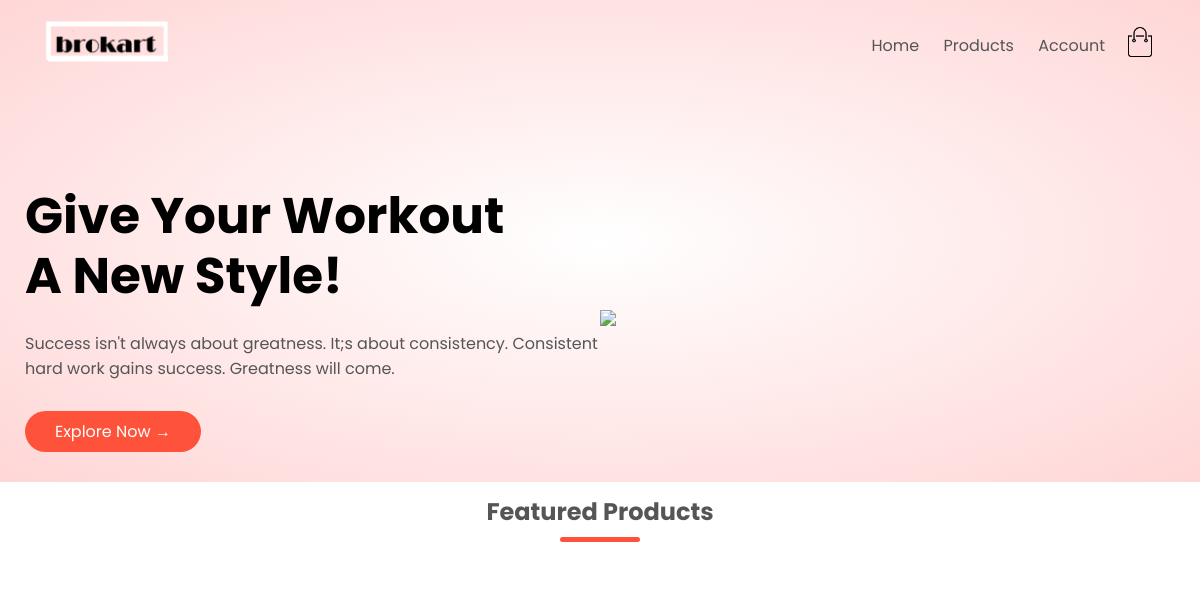
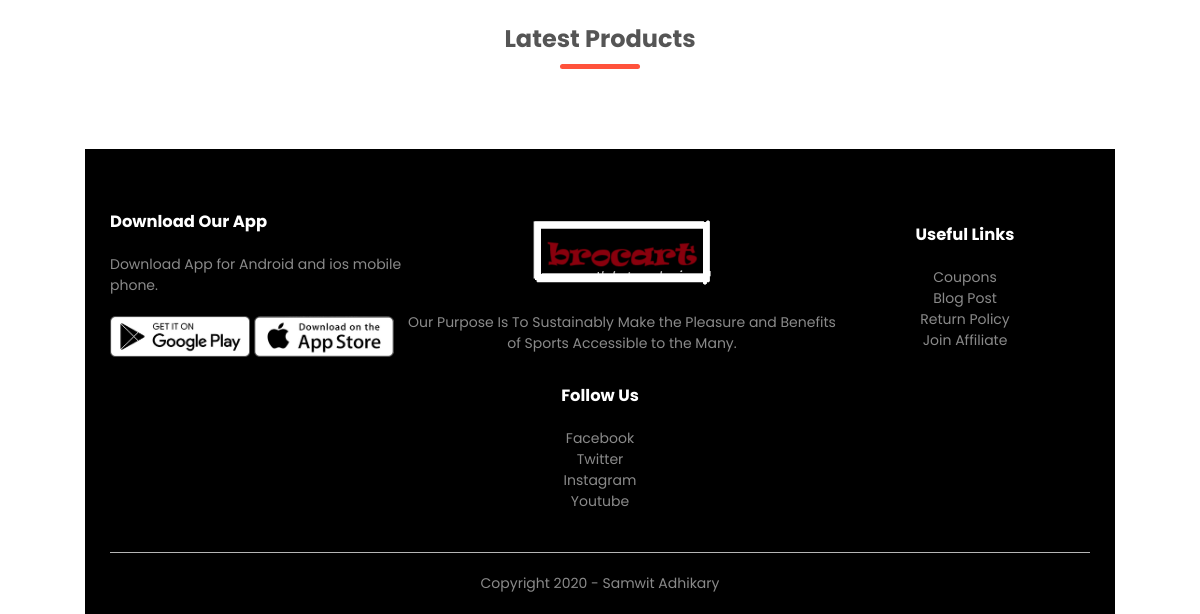
Before: / with the older database file (2 pictures, top to bottom).
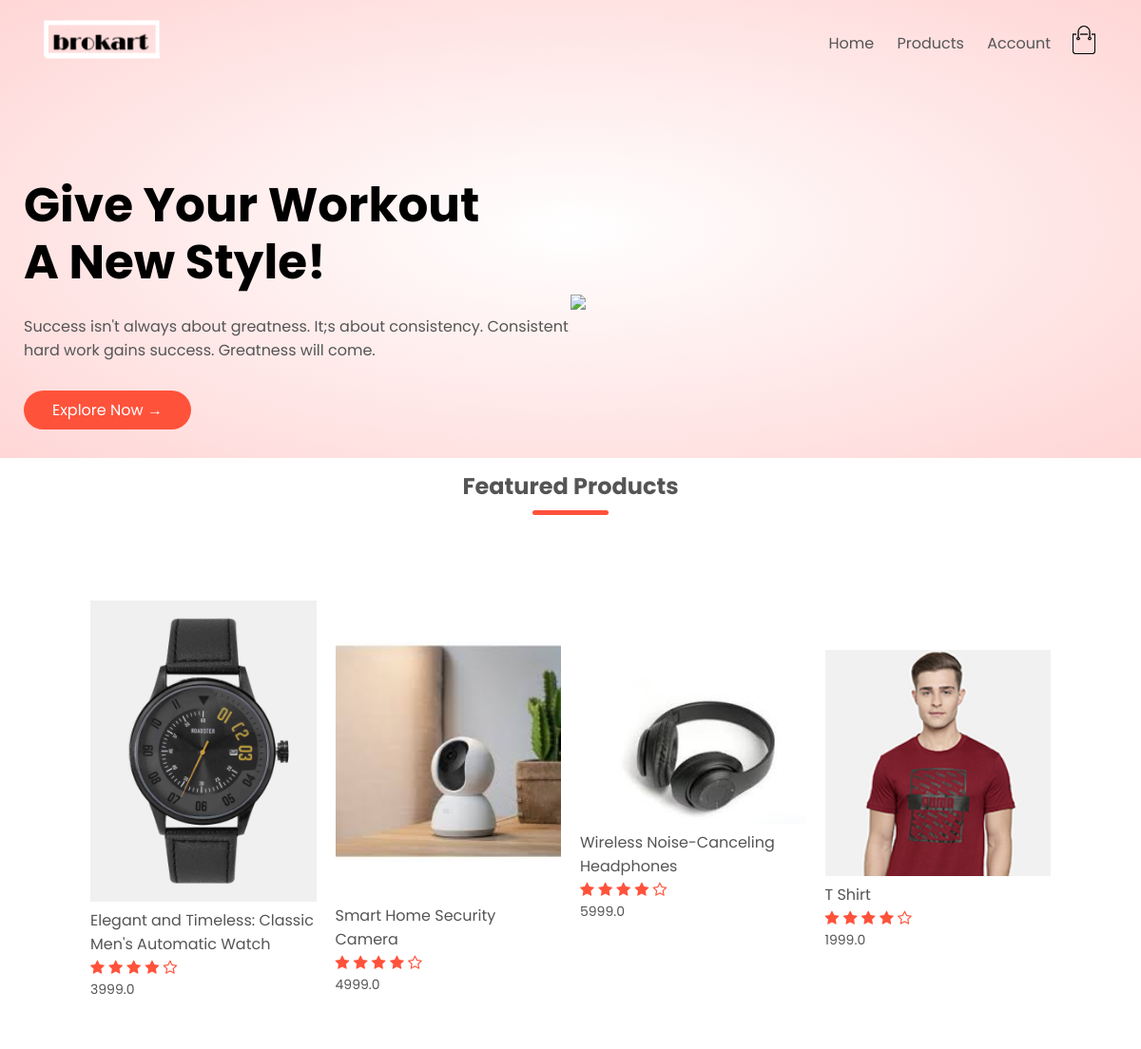
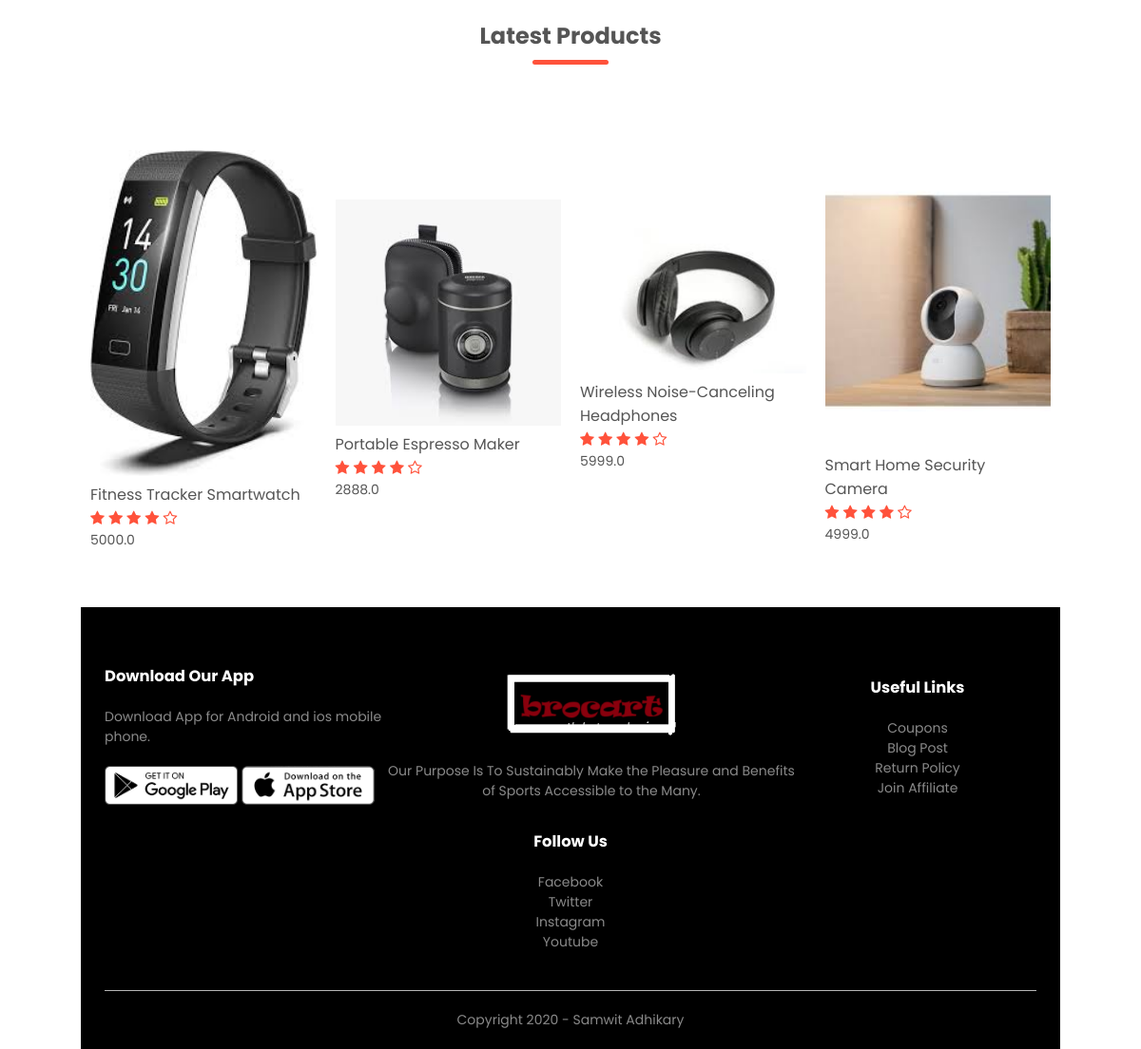
After: the same page with the newer database file (2 pictures, top to bottom).
### products/models.py (models this page shows, shortened)
class Product(models.Model):
    LIVE=1
    DELETE=0
    DELETE_CHOICES=((LIVE,'live'),(DELETE,'delete'))
    title=models.CharField(max_length=200)
    price=models.FloatField()
    description=models.TextField()
    image=models.ImageField(upload_to='media/')
    priority=models.IntegerField(default=0)
    delete_status=models.IntegerField(choices=DELETE_CHOICES,default=LIVE)
    created_at=models.DateTimeField(auto_now_add=True)
    updated_at=models.DateTimeField(auto_now=True)

### products/views.py (the view)
# urls.py: path('',views.index,name='home'),
def index(request):
    featured_products=Product.objects.order_by('priority')[:4]
    latest_products=Product.objects.order_by('-id')[:4]
    context={
        'featured_products':featured_products,
        'latest_products':latest_products
    }
    return render(request,'index.html',context)

### templates/index.html (shortened to what this page needs)
{% extends 'blank_layout.html'%}
{%block banner%}
{% include 'banner_layout.html'%}
{%endblock banner%}
{% block content%}
    {% include 'home_page_content.html'%}
{% endblock content%}

### templates/home_page_content.html
{% load static%}
<div class="small-container">
    <h2 class="title">Featured Products</h2>
    <div class="row">
        {% for product in featured_products%}
        <div class="col-4">
            <a href="product_detail.html"><img src="{{product.image.url}}"></a>
            <h4>{{product.title}}</h4>
            <div class="rating">
                <i class="fa fa-star"></i>
                <i class="fa fa-star"></i>
                <i class="fa fa-star"></i>
                <i class="fa fa-star"></i>
                <i class="fa fa-star-o"></i>
            </div>
            <p>{{product.price}}</p>
        </div>
        {% endfor %}
    </div>
    <h2 class="title">Latest Products</h2>
    <div class="row">
        {% for product in latest_products %}
        <div class="col-4">
            <img src="{{product.image.url}}">
            <h4>{{product.title}}</h4>
            <div class="rating">
                <i class="fa fa-star"></i>
                <i class="fa fa-star"></i>
                <i class="fa fa-star"></i>
                <i class="fa fa-star"></i>
                <i class="fa fa-star-o"></i>
            </div>
            <p>{{product.price}}</p>
        </div>
        {% endfor %}
</div>

Changed rows visible on the page:
added Product: image (picture), title "Elegant and Timeless: Classic Men's Automatic Watch", price "3999.0", shown under "Featured Products"
added Product: image (picture), title "Smart Home Security Camera", price "4999.0"
added Product: image (picture), title "Wireless Noise-Canceling Headphones", price "5999.0"
added Product: image (picture), title "T Shirt", price "1999.0", shown under "Featured Products"
added Product: image (picture), title "Fitness Tracker Smartwatch", price "5000.0", shown under "Latest Products"
added Product: image (picture), title "Portable Espresso Maker", price "2888.0", shown under "Latest Products"
